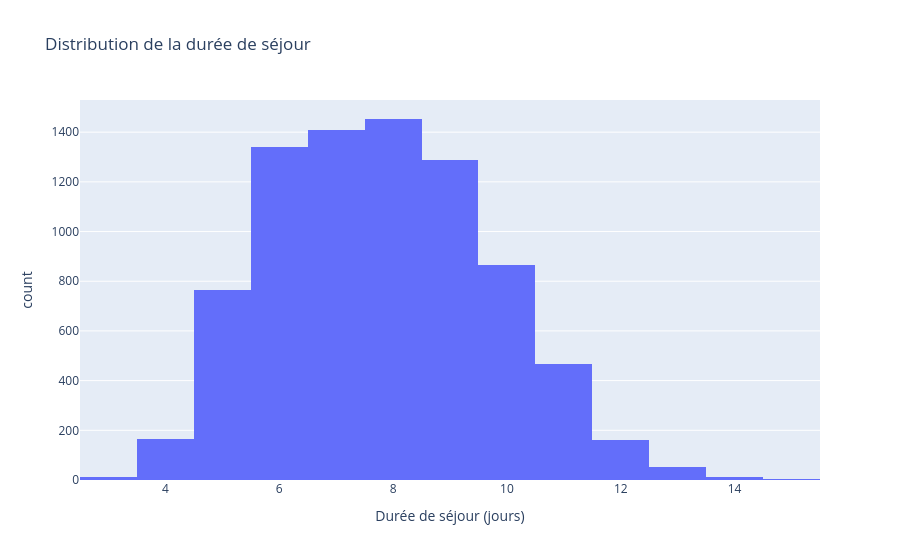

Write notebook code for a chart like this one.
### Markdown cell above
### Distribution de la cible

`length_of_stay` est une variable numérique discrète exprimée en jours. Cette distribution sera également utile pour interpréter les erreurs du modèle : une erreur absolue de 1 jour n'a pas la même portée qu'une erreur de 1 jour sur un séjour moyen de 5 jours ou de 11 jours.

### Code cell
fig = px.histogram(
    df,
    x="length_of_stay",
    nbins=int(df["length_of_stay"].max() - df["length_of_stay"].min() + 1),
    title="Distribution de la durée de séjour",
    labels={
        "length_of_stay": "Durée de séjour (jours)",
        "count": "Nombre de patients",
    },
)
fig.show()

### Figure 1 — Plotly figure (JSON) as saved in the notebook; plotly's stock layout.template omitted (floating-point values rounded to 4 significant figures; data arrays with more than 128 entries replaced by an {"elided": "..."} marker saying what was removed)
{"data": [{"bingroup": "x", "hovertemplate": "Durée de séjour (jours)=%{x}<br>count=%{y}<extra></extra>", "legendgroup": "", "marker": {"color": "#636efa", "pattern": {"shape": ""}}, "name": "", "nbinsx": 13, "orientation": "v", "showlegend": false, "type": "histogram", "x": {"elided": "8000 int values"}, "xaxis": "x", "yaxis": "y"}], "layout": {"barmode": "relative", "legend": {"tracegroupgap": 0}, "title": {"text": "Distribution de la durée de séjour"}, "xaxis": {"anchor": "y", "domain": [0, 1], "title": {"text": "Durée de séjour (jours)"}}, "yaxis": {"anchor": "x", "domain": [0, 1], "title": {"text": "count"}}}}
